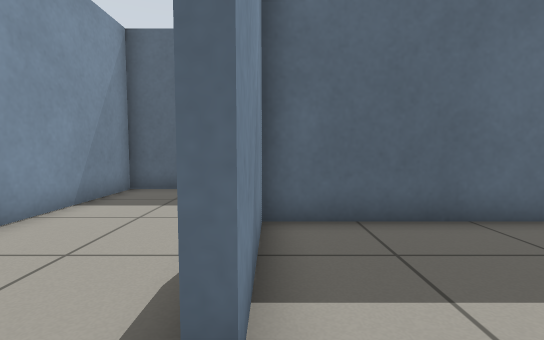
view 1 (above)

12 first-person views from a walk through a robot-simulator world made for Gazebo. The camera is 0.64 m above the floor, tilts 4° down and sees 85° across. The floor is counted in squares, 0.5 m on a side. Each view is taken from the middle of a square. On the plan, view 1 faces up. The plan holds only what a view shows up to about 13 squares ahead; the rest is blank.

view 2
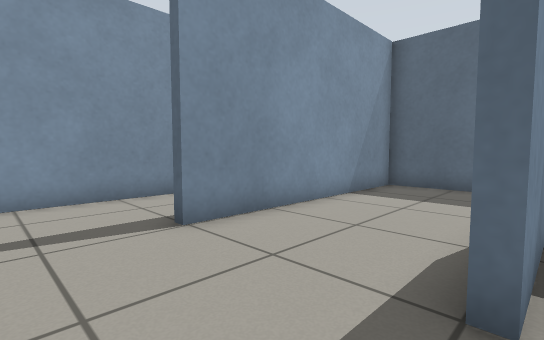

view 3
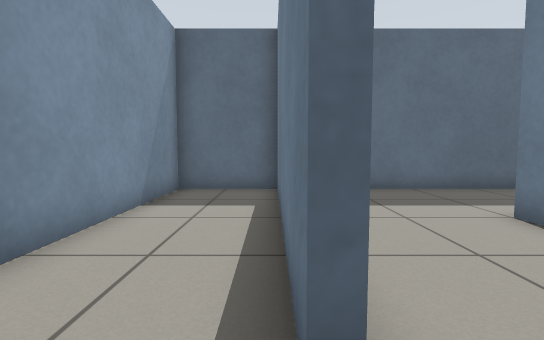

view 4
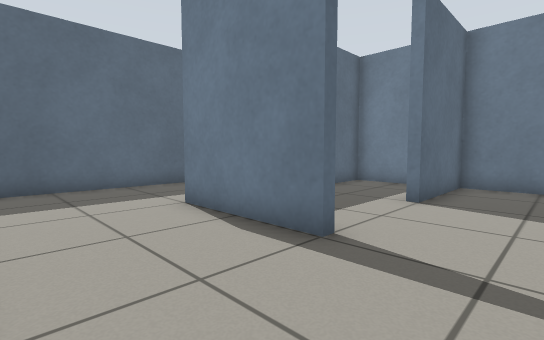

view 5
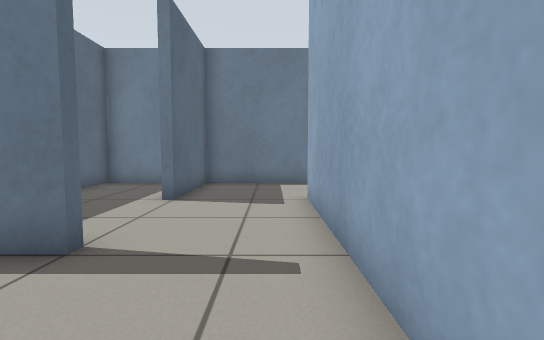

view 6
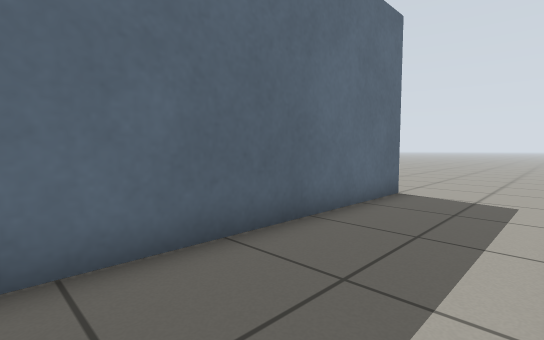

view 7
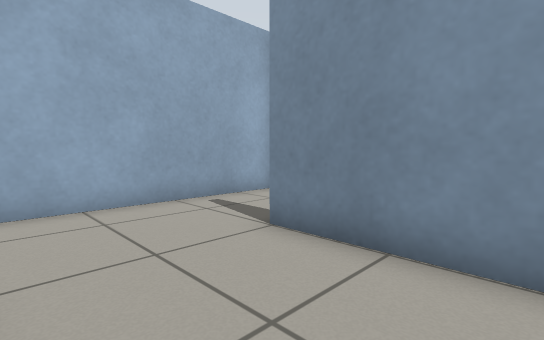

view 8
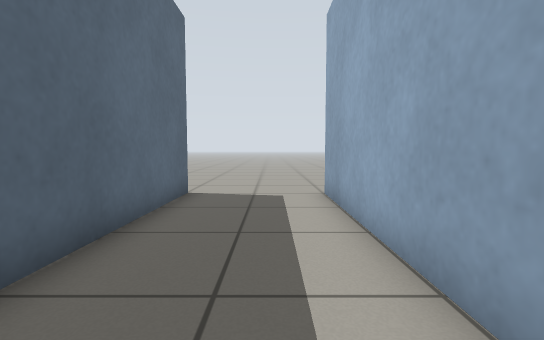

view 9
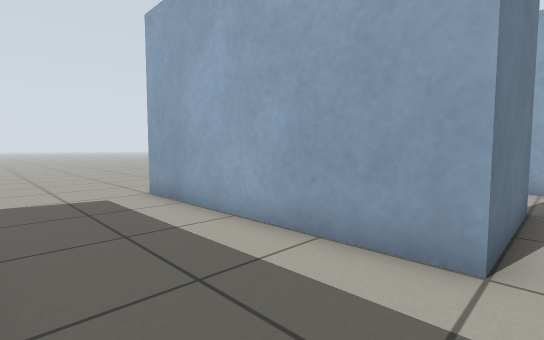

view 10
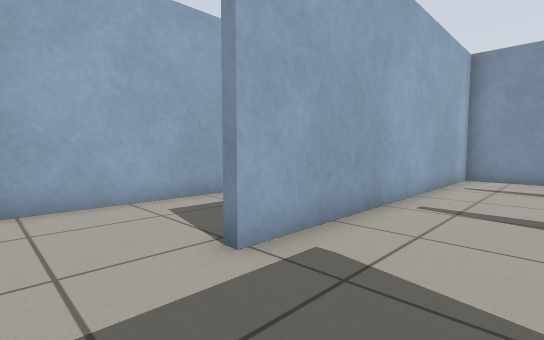

view 11
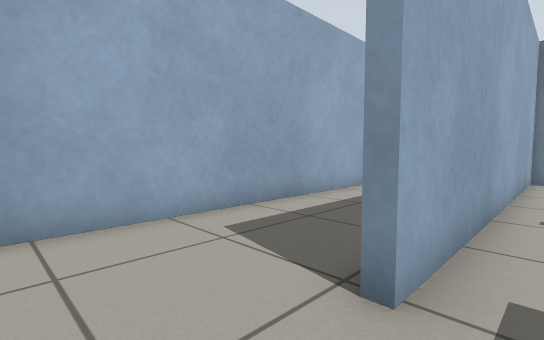

view 12
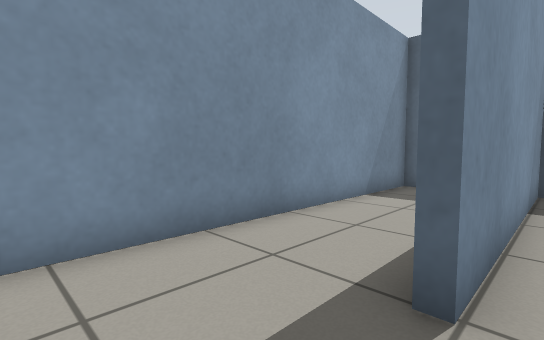

### Floor plan
Points are (right, up) in squares from view 1. A wall is a line through its corners. A room is listed if a view was taken in it or the views show most of it. See-through windows are left out.
Room 1 (views 1, 2, 4, 5, 6, 7, 8, 9, 12)
walls: (-0.5, 1.4) (-0.5, 5.5) (7.6, 5.5); (7.8, 9.5) (-4.5, 9.5) (-4.5, 1.4); (-4.5, -1.9) (0.5, -1.9)
ways out: opening at (-5, 0) to room 2; opening at (0, 0) to room 3; opening at (8.5, 5); opening at (8.5, 10)
Room 2 (view 3)
walls: (-4.8, 1.4) (-4.8, 8.4); (-4.7, 9.5) (-8, 9.5) (-8, -1.9) (-4.5, -1.9)
ways out: opening at (-5, 0) to room 1
Room 3 (views 10, 11)
walls: (0.5, -1.9) (3.7, -1.9); (7.2, -1.4) (7.2, 1.5) (3.4, 1.5)
ways out: opening at (0, 0) to room 1; opening at (2, 2) to room 4; opening at (5, -2)
Room 4 (no view inside)
walls: (3.4, 1.5) (3.4, 1.9); (7.2, 3.1) (7.2, 5.2) (-0.2, 5.2) (-0.2, 1.4)
ways out: opening at (2, 2) to room 3

Where each view was taken, in squares from view 1:
view 1: 0 up, 0 right, facing up
view 2: 1 down, 0 right, facing up-left
view 3: 0 up, 5 left, facing up
view 4: 1 down, 4 left, facing up-right
view 5: 1 down, 4 left, facing right
view 6: 6 up, 1 left, facing up-right
view 7: 5 up, 1 left, facing down-left
view 8: 7 up, 1 left, facing right
view 9: 9 up, 1 left, facing down-right
view 10: 1 up, 6 right, facing down-left
view 11: 1 down, 6 right, facing down-left
view 12: 1 down, 4 left, facing up-left
